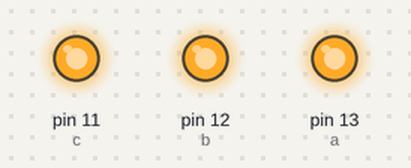
The sketch below on a simulated Arduino Uno, built with avr-gcc and run on an emulated ATmega328P. Parts: output pins drawn as LEDs (lit = HIGH).

Above: at 0.1 s.
Timing chart, 0 to 1.6 s (numbered marks = the images above):
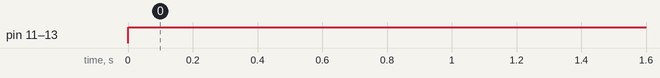

The sketch:

punto2Arduino.ino
```cpp
int a=13;
int b=12;
int c=11;
int y=1000;
void setup() {
  pinMode(a,OUTPUT);
  pinMode(b,OUTPUT);
  pinMode(c,OUTPUT);
}

void loop() {
  digitalWrite(a,HIGH),digitalWrite(b,HIGH),digitalWrite(c,HIGH);
  delay(y);
}
```

Measured:
- by itself, pin 11 (c), pin 12 (b), pin 13 (a): LOW → HIGH at 0.00 s
